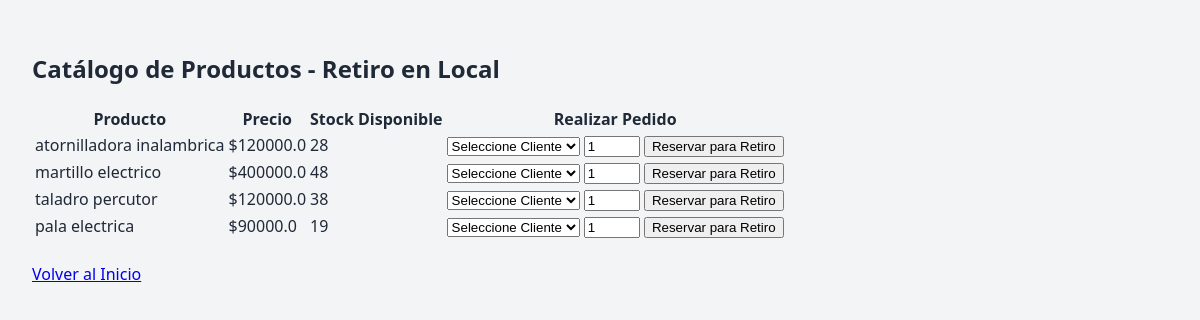
Page /pedidos/catalogo on the committed database.
### db.py (models this page shows)
class Producto(Base):
    __tablename__ = "producto"
    id_producto = Column(Integer, primary_key=True, autoincrement=True)
    nombre = Column(String, nullable=False)
    precio = Column(Float, nullable=False)
    stock = Column(Integer, nullable=False)
    activo = Column(Boolean, default=True)
    fk_id_categoria = Column(Integer, ForeignKey("categoria.id_categoria"), nullable=False)
    categoria = relationship("Categoria")

### pedidos.py (the view, shortened to what this page needs)
@pedidos_bp.route('/catalogo', methods=['GET', 'POST'])
def catalogo_cliente():
    db_cursor = Session()
    try:
        productos_disponibles = db_cursor.query(Producto).filter(Producto.activo == True, Producto.stock > 0).all()
        clientes = db_cursor.query(Cliente).filter_by(activo=True).all()
        return render_template("catalogo_cliente.html", productos=productos_disponibles, clientes=clientes)
    finally:
        db_cursor.close()

### templates/catalogo_cliente.html (shortened to what this page needs)
<!DOCTYPE html>
<html lang="es">
<head>
    <link rel="stylesheet" href="{{ url_for('static', filename='css/index.css') }}">
</head>
<body>
    <div class="hw-main-content">
        <h2>Catálogo de Productos - Retiro en Local</h2>
        <table>
            <thead>
                <tr>
                    <th>Producto</th>
                    <th>Precio</th>
                    <th>Stock Disponible</th>
                    <th>Realizar Pedido</th>
                </tr>
            </thead>
            <tbody>
             {% for pro in productos %}
             <tr>
                <td>{{ pro.nombre }}</td>
                <td>${{ pro.precio }}</td>
                <td>{{ pro.stock }}</td>
                <td>
                    <form action="{{ url_for('pedidos.catalogo_cliente') }}" method="POST">
                        <select name="id_cliente" required>
                            <option value="" disabled selected>Seleccione Cliente</option>
                        </select>
                        <input type="number" name="cantidad" min="1" max="{{ pro.stock }}" value="1" required>
                        <button type="submit">Reservar para Retiro</button>
                    </form>
                </td>
             </tr>
             {% endfor %}
            </tbody>
        </table>
        <br>
        <a href="{{ url_for('home') }}">Volver al Inicio</a>
    </div>
</body>
</html>

### static/css/index.css (style rules this page uses)
:root { --hw-dark: #111827; --hw-gray: #1f2937; --hw-border: #374151; --hw-light: #f3f4f6; --hw-white: #ffffff; --hw-orange: #ea580c; --hw-orange-hover: #c2410c; --hw-yellow: #eab308; }
body { margin: 0; font-family: system-ui, -apple-system, sans-serif; background-color: var(--hw-light); color: var(--hw-gray); }
.hw-main-content { padding: 2rem; max-width: 1200px; margin: 0 auto; }

### rows in the picture
Producto: nombre "atornilladora inalambrica", precio "120000.0", stock "28"
Producto: nombre "martillo electrico", precio "400000.0", stock "48"
Producto: nombre "taladro percutor", precio "120000.0", stock "38"
Producto: nombre "pala electrica", precio "90000.0", stock "19"
